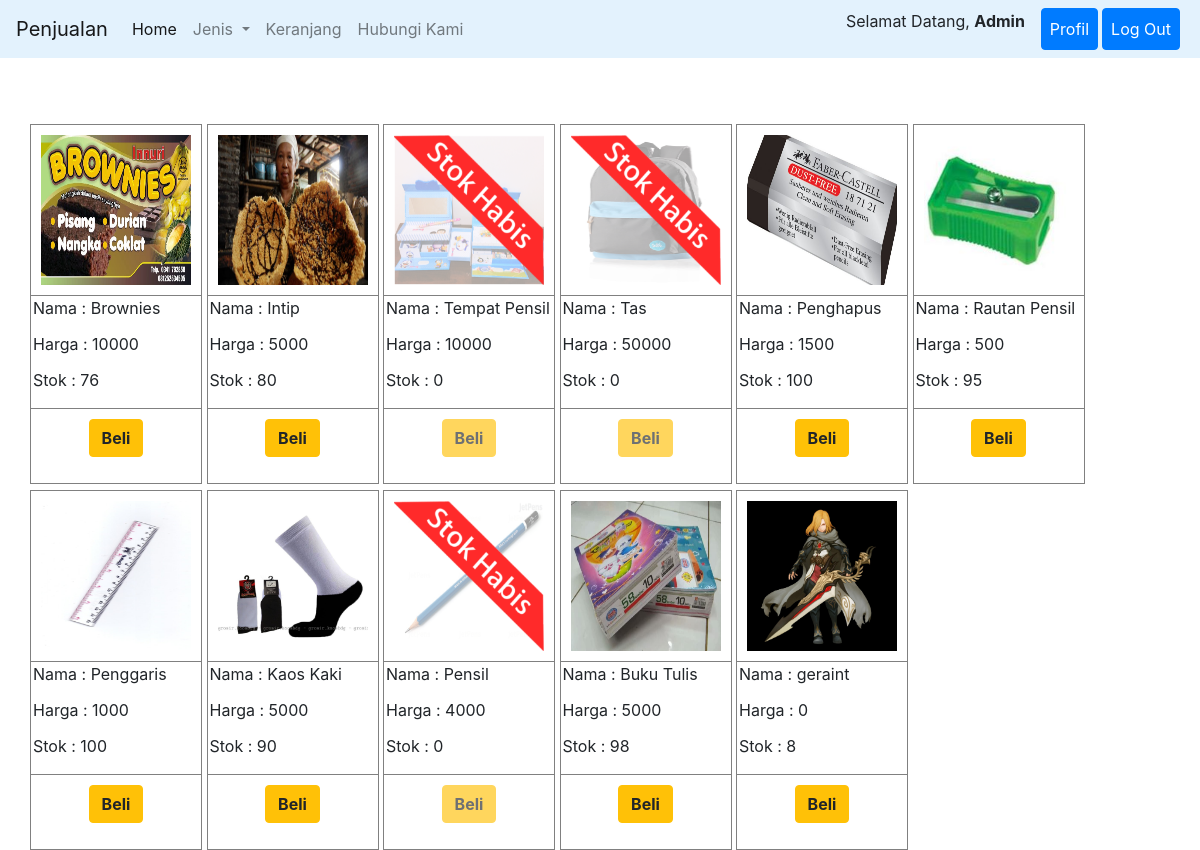
The page /user.php (signed in) on the database its author committed.
### tables this page shows
CREATE TABLE `formulir` (
  `id` int(11) NOT NULL,
  `gambar` varchar(255) NOT NULL,
  `nama` varchar(30) NOT NULL,
  `noidentitas` varchar(30) NOT NULL,
  `email` varchar(30) NOT NULL,
  `nohp` varchar(30) NOT NULL,
  `jk` enum('Laki-Laki','Perempuan') NOT NULL
);

CREATE TABLE `barang` (
  `id` int(11) NOT NULL,
  `gambar` varchar(64) NOT NULL,
  `nama` varchar(250) NOT NULL,
  `harga` int(11) NOT NULL,
  `stok` int(11) NOT NULL,
  `jenis` varchar(20) NOT NULL
);

### user.php (the view, shortened to what this page needs)
<?php
	require 'functions.php';
	$barang = query("SELECT * FROM barang");
	$id = $_COOKIE['id'];
	$login = mysqli_query($conn, "SELECT * FROM formulir WHERE id = '$id'");
	$query = mysqli_fetch_assoc($login);
?>
<!DOCTYPE html>
<html lang="en">
<head>
	<link rel="stylesheet" type="text/css" href="css.css">
    <link rel="stylesheet" href="bootstrap-4.3.1/dist/css/bootstrap.min.css">
    <link rel="stylesheet" href="css.css">
</head>
<body>
	<nav class="navbar navbar-expand-lg  navbar-light" style="background-color: #e3f2fd;">
  <a class="navbar-brand" href="user.php">Penjualan</a>
  <div class="collapse navbar-collapse" id="navbarSupportedContent">
    <ul class="navbar-nav mr-auto">
      <li class="nav-item active">
        <a class="nav-link" href="user.php">Home <span class="sr-only">(current)</span></a>
      </li>
      <li class="nav-item dropdown">
        <a class="nav-link dropdown-toggle" href="#" id="navbarDropdown" role="button" data-toggle="dropdown" aria-haspopup="true" name="barang" aria-expanded="false">
          Jenis
        </a>
      </li>
      <li class="nav-item">
        <a class="nav-link" href="keranjang.php">Keranjang</a>
      </li>
      <li class="nav-item">
        <a class="nav-link" href="#">Hubungi Kami</a>
      </li>
    </ul>
    <ul class="navbar-nav mr-3">
    	<li class="nav-item">
        <p class="">Selamat Datang, <b><?= $query['nama'];?></b></p>
      </li>
    </ul>
		<div class="navbar-nav mr-1">
    	<a class=" btn btn-primary nav-link" href="profil.php" role="button" aria-haspopup="true" aria-expanded="false" style="color:white; ">
          Profil
        </a>
    	</div>
    	<div class="navbar-nav mr-1">
    	<a class=" btn btn-primary nav-link" href="logout.php" role="button" aria-haspopup="true" aria-expanded="false" style="color:white; ">
          Log Out
        </a>
        </div>
  </div>
</nav>
	<div style="margin-top: 5%; margin-left: 2.5%;">
	<?php foreach($barang as $row): ?>
	<table border="1" cellpadding="10" cellspacing="0" style="display: inline-table; margin-top: 0.5%;">
			<?php if($row["stok"] > 0){ ?>
			<td><img src="img/<?= $row["gambar"]; ?>" width="150" height="150"></td>
      <?php }else if($row["stok"] == 0){ ?>
        <td>
          <img src="img/stok_habis.png" width="150" height="150" style="position: relative;">
        </td>
      <?php } ?>
		<tr>
		<td style="	padding:2;"	>
			<p>Nama : <?php echo $row["nama"]; ?></p>
			<p>Harga : <?php echo $row["harga"]; ?></p>
			<p>Stok : <?php echo $row["stok"]; ?></p>
		</td>
		</tr>
		<td>
    <?php if($row["stok"] > 0){ ?>
		  <p style="	text-align: center;"><a href="beli.php?id=<?=$row["id"];?>" class="btn btn-warning" role="button" disabled><b>Beli</b></a></p>
    <?php }else if($row["stok"] == 0){ ?>
      <p style="  text-align: center;"><a href="beli.php?id=<?=$row["id"];?>" class="btn btn-warning disabled" role="button" disabled><b>Beli</b></a></p>
    <?php } ?>
		</td>
	</table>
	<?php endforeach; ?>
	</div>
</body>
</html>

### rows shown on the page
formulir: nama "Admin"
barang: gambar (picture), nama "Brownies", harga "10000", stok "76"
barang: gambar (picture), nama "Intip", harga "5000", stok "80"
barang: nama "Tempat Pensil", harga "10000", stok "0"
barang: nama "Tas", harga "50000", stok "0"
barang: gambar (picture), nama "Penghapus", harga "1500", stok "100"
barang: gambar (picture), nama "Rautan Pensil", harga "500", stok "95"
barang: gambar (picture), nama "Penggaris", harga "1000", stok "100"
barang: gambar (picture), nama "Kaos Kaki", harga "5000", stok "90"
barang: nama "Pensil", harga "4000", stok "0"
barang: gambar (picture), nama "Buku Tulis", harga "5000", stok "98"
barang: gambar (picture), nama "geraint", harga "0", stok "8"
